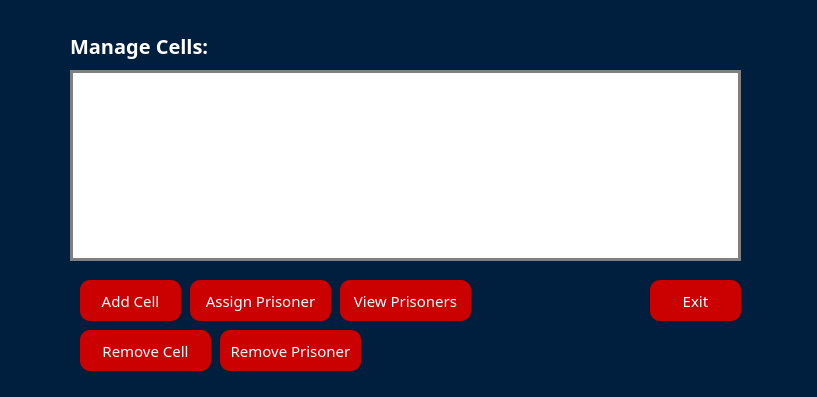
<?xml version="1.0" encoding="UTF-8"?>
<ui version="4.0">
 <class>ManageCells</class>
 <widget class="QDialog" name="ManageCells">
  <property name="geometry">
   <rect>
    <x>0</x>
    <y>0</y>
    <width>817</width>
    <height>397</height>
   </rect>
  </property>
  <property name="windowTitle">
   <string>Dialog</string>
  </property>
  <property name="styleSheet">
   <string notr="true">*{
	font-family: century gothic;

}

#ManageCells{
	background-color:#001F3F;
}

#addCell_btn,#assignPrisoner_btn,#exit_btn,#removeCell_btn,#removePrisoner_btn,#viewPrisoners_btn{
	background-color : #cb0000 ;
	border-radius : 10px;
	color:white;
	padding:10px;
	font-size: 15px;
}

#addCell_btn:hover,#assignPrisoner_btn:hover,#exit_btn:hover,#removeCell_btn:hover,#removePrisoner_btn:hover,#viewPrisoners_btn:hover{
	background-color: #850101;
}

QTableWidget {
    background-color: white;
    border: 3px solid gray;
    gridline-color: gray;
    font-size: 14px;
color:black;
}

QHeaderView{
	font: 700, 16pt;
}

#label{
	font-size:20px;
	font-weight:bold;
	color:white;
}</string>
  </property>
  <widget class="QTableWidget" name="cellsTableWidget">
   <property name="geometry">
    <rect>
     <x>70</x>
     <y>70</y>
     <width>671</width>
     <height>191</height>
    </rect>
   </property>
  </widget>
  <widget class="QPushButton" name="addCell_btn">
   <property name="geometry">
    <rect>
     <x>80</x>
     <y>280</y>
     <width>101</width>
     <height>41</height>
    </rect>
   </property>
   <property name="text">
    <string>Add Cell</string>
   </property>
  </widget>
  <widget class="QPushButton" name="assignPrisoner_btn">
   <property name="geometry">
    <rect>
     <x>190</x>
     <y>280</y>
     <width>141</width>
     <height>41</height>
    </rect>
   </property>
   <property name="text">
    <string>Assign Prisoner</string>
   </property>
  </widget>
  <widget class="QPushButton" name="removePrisoner_btn">
   <property name="geometry">
    <rect>
     <x>220</x>
     <y>330</y>
     <width>141</width>
     <height>41</height>
    </rect>
   </property>
   <property name="text">
    <string>Remove Prisoner</string>
   </property>
  </widget>
  <widget class="QPushButton" name="exit_btn">
   <property name="geometry">
    <rect>
     <x>650</x>
     <y>280</y>
     <width>91</width>
     <height>41</height>
    </rect>
   </property>
   <property name="text">
    <string>Exit</string>
   </property>
  </widget>
  <widget class="QPushButton" name="removeCell_btn">
   <property name="geometry">
    <rect>
     <x>80</x>
     <y>330</y>
     <width>131</width>
     <height>41</height>
    </rect>
   </property>
   <property name="text">
    <string>Remove Cell</string>
   </property>
  </widget>
  <widget class="QPushButton" name="viewPrisoners_btn">
   <property name="geometry">
    <rect>
     <x>340</x>
     <y>280</y>
     <width>131</width>
     <height>41</height>
    </rect>
   </property>
   <property name="text">
    <string>View Prisoners</string>
   </property>
  </widget>
  <widget class="QLabel" name="label">
   <property name="geometry">
    <rect>
     <x>70</x>
     <y>30</y>
     <width>161</width>
     <height>31</height>
    </rect>
   </property>
   <property name="text">
    <string>Manage Cells:</string>
   </property>
  </widget>
 </widget>
 <resources/>
 <connections/>
</ui>
